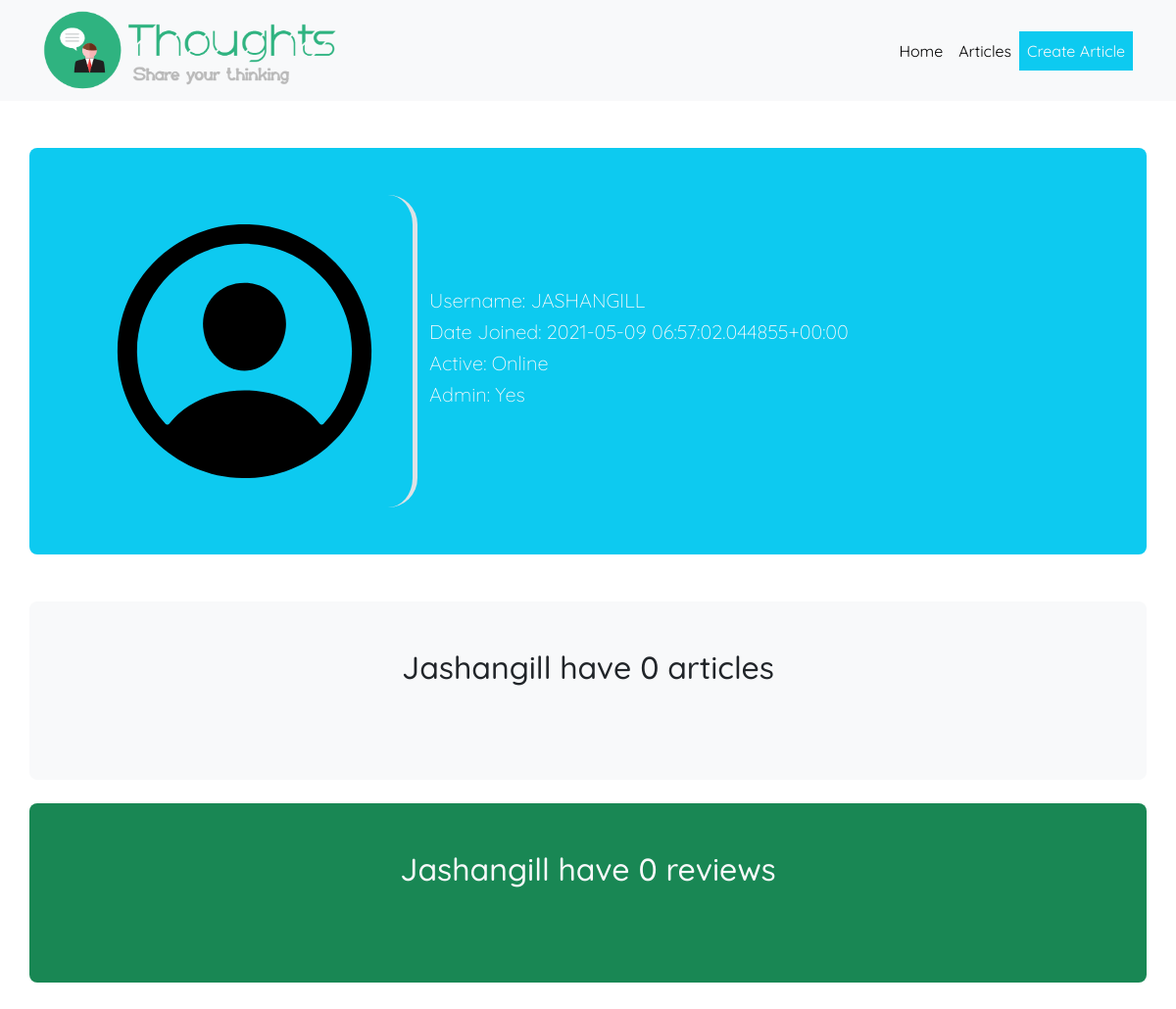
/user/jashangill (signed in), run on an earlier commit of the app's database.
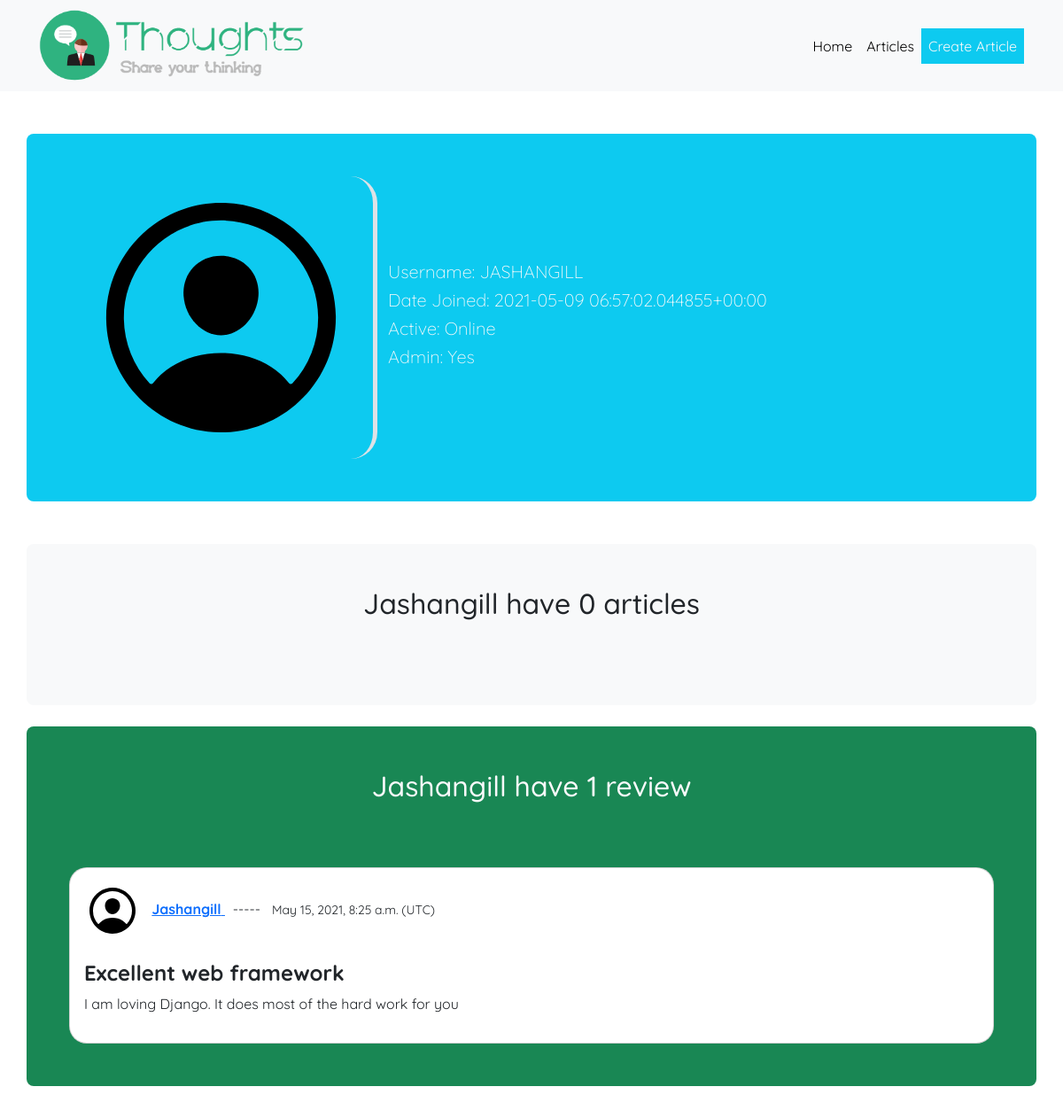
And on a later commit of the database.
### article/models.py (models this page shows, shortened)
class Review(models.Model):
    title = models.CharField(max_length=30)
    body = models.TextField()
    createdAt = models.DateTimeField(auto_now=True)
    user = models.ForeignKey(User, on_delete=models.CASCADE)
    article = models.ForeignKey(Article, on_delete=models.CASCADE)

### user/views.py (the view)
# urls.py: path("user/<str:username>", views.userProfile, name="user.user_profile"),
@login_required
def userProfile(request, username):
    user = User.objects.get(username=username)
    articles = Article.objects.filter(user=user)
    reviews = Review.objects.filter(user=user)
    context = {
        'user': user,
        'articles': articles,
        'reviews': reviews,
    }
    return render(request, "user/profile.html", context)

### user/templates/user/profile.html (shortened to what this page needs)
{% extends 'base/base.html' %}
{% block content %}
    <div class="profile">
        <div class="profile-info rounded-3 row align-items-center bg-info p-5">
            <div class="col-md-4 border-end">
                {% load static %}
                <img src="{% static 'base/person.svg' %}" alt="Avatar">
            </div>
            <div class="col-md-8">
                <h1 class='lead text-light'>Username: {{user.username|upper}}</h1>
                <h1 class='lead text-light'>Date Joined: {{user.date_joined|upper}}</h1>
                <h1 class='lead text-light'>
                    Active: {% if user.is_active %} Online {% else %} Offline {% endif %}
                </h1>
                <h1 class='lead text-light'>
                    Admin: {% if user.is_superuser %} Yes {% else %} No {% endif %}
                </h1>
            </div>
        </div>
        <div class="profile-articles rounded-3 row align-items-center bg-light p-5 mt-5">
            <h2 class='text-center mb-5'> <span class="text-capitalize">{{user.username}}</span> have {{articles.count}} article{{articles.count|pluralize}}</h2>
        </div>
        <div class="profile-reviews rounded-3 row align-items-center bg-success p-5 mt-4">
            <h2 class='text-center text-light mb-5'> <span class="text-capitalize">{{user.username}}</span> have {{reviews.count}} review{{reviews.count|pluralize}}</h2>
            {% for review in reviews %}
                <div class="review card text-dark rounded-20 p-3 mt-4">
                    <div>
                        {% load static %}
                        <img src="{% static 'base/person.svg' %}" class="person d-inline-block me-2" />
                        <a href="/user/{{review.user.username}}">
                            <strong class="text-capitalize">{{review.user.username}}</strong>
                        </a>
                        &nbsp ----- &nbsp
                        <small>{{review.createdAt}} (UTC)</small>
                    </div>
                    <br>
                    <h4><strong>{{review.title}}</strong></h4>
                    <p>{{review.body}}</p>
                </div>
            {% endfor %}
        </div>
    </div>
{% endblock %}

What changed in the data, as far as the page shows it:
added Review: user.username "Jashangill", createdAt "May 15, 2021, 8:25 a.m.", title "Excellent web framework", body "I am loving Django. It does most of the hard work for you"
Also different on the page:
{{ reviews.count }}: "0" → "1"
